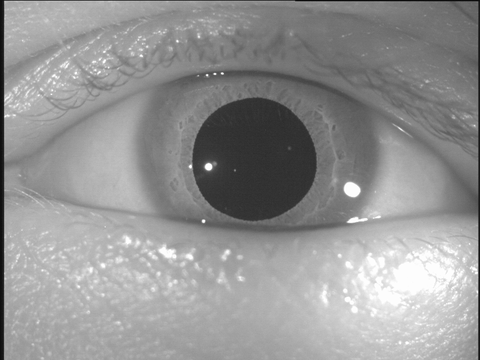
#> input picture Data/eye.bmp, 480 x 360 px, shrunk from 768 x 576 before the run, found by its file name
$ python L5_7_find_pupil_portrait.py
#> lines starting #> are read from the running program, lines starting #| are printed output that depends on the picture; after the words box and inside, x2 and y2 are one past the last pixel; in counts of white or black regions, pixels touching at a corner belong together
""" Find the pupil-edge in an image of the eye, using sckit-image

This version arranges all the output images into a single figure."""

# Import standard modules
import os
import numpy as np
import matplotlib.pyplot as plt

# Modules for image processing
from scipy import ndimage
from skimage import morphology
from skimage import filters

def show_me(data):
    '''Show image data in graylevel'''
    plt.imshow(data, cmap='gray')
    plt.show()

if __name__ == '__main__':

    # Get the data ...
    data_dir = r'..\..\Data'
    file_name = 'eye.bmp'
    in_file = os.path.join(data_dir, file_name)
    data = plt.imread(in_file)
#> data is the input picture: shape (360, 480); min 8, max 255, mean 147.8

    # These settings ensure that the images and the histogram fit in nicely
    gs_kw = dict(hspace=0, wspace=0)
    fig, axs = plt.subplots(3, 2, constrained_layout=True, gridspec_kw=gs_kw)
    fig.set_size_inches([5, 6])

    # Show the original image
    plt.gray()
    pos = axs[0,0].imshow(data)

    # Calculate and show the histogram
    histo = np.histogram(data, bins=np.arange(0,256))
    axs[0,1].plot(histo[1][:-1], histo[0])

    # Since the histogram does not have the 4/3 aspect ration, I re-position
    # it by hand
    axs[0,1].set_position([0.53, 0.68, 0.46, 0.29])

    # Convert to black-and-white
    # for convenience, I choose the threshold automatically
    bw = data>80
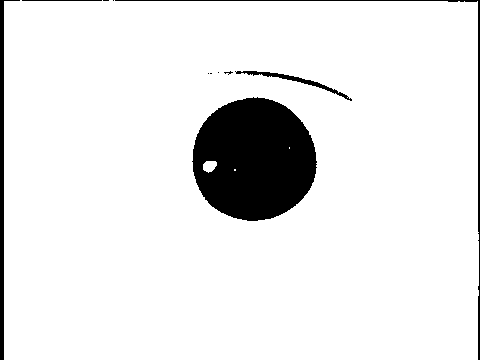
#> bw: shape (360, 480) bool; 91.4% white; 11 black regions (6 under 20 px), largest, box (x1, y1, x2, y2) and area: (192, 97, 317, 221) 11870, (0, 0, 20, 360) 1456, (115, 0, 480, 360) 1051, (235, 71, 352, 101) 440, (22, 0, 102, 1) 80
    axs[1,0].imshow(bw)

    # Fill the holes
    filled = np.invert(ndimage.binary_fill_holes(np.invert(bw)))
#> filled: shape (360, 480) bool; 91.3% white; 11 black regions (6 under 20 px), largest, box (x1, y1, x2, y2) and area: (192, 97, 317, 221) 12003, (0, 0, 20, 360) 1456, (115, 0, 480, 360) 1051, (235, 71, 352, 101) 441, (22, 0, 102, 1) 80
    axs[1,1].imshow(filled)

    # Eliminate the eye-brows and the bar on the left
    se = morphology.disk(10)
    closed = morphology.closing(filled, se)
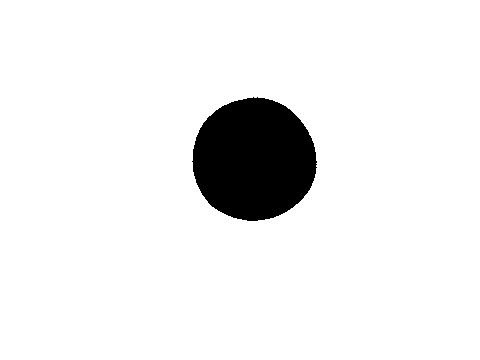
#> closed: shape (360, 480) bool; 93.1% white; 1 black region, box (x1, y1, x2, y2) and area: (192, 97, 317, 221) 11985
    axs[2,0].imshow(closed)

    # Find the edges
    edges = filters.sobel(closed)
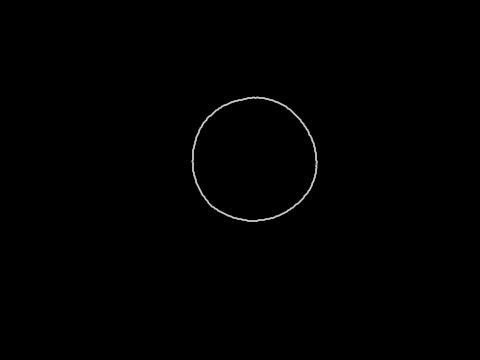
#> edges: shape (360, 480) float64; min 0, max 0.791, mean 0.00326
    axs[2,1].imshow(edges)

    # To eliminates the axes, except for the histogram
    for ii, ax in enumerate(axs.ravel()):
        if ii == 1:
            ax.get_yaxis().set_visible(False)
        else:
            ax.get_xaxis().set_visible(False)
            ax.get_yaxis().set_visible(False)

    out_file = 'eyes.jpg'
    plt.savefig(out_file, dpi=200)
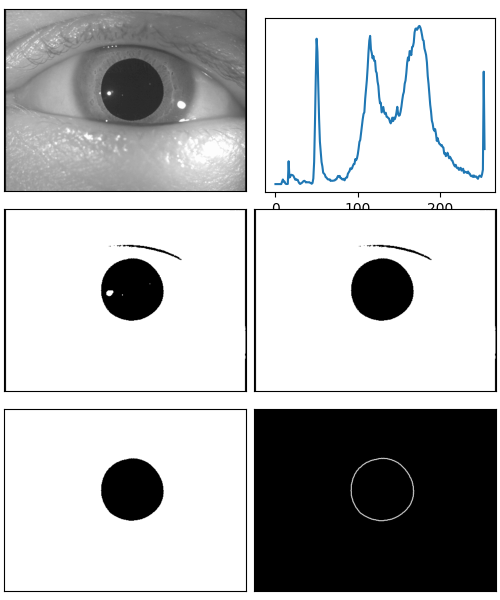
#> figure drawn by matplotlib, 6 panels; panel 2: curve peaks at x = 175, y = 2299
    print(f'Image saved to {out_file}')

    plt.show()
